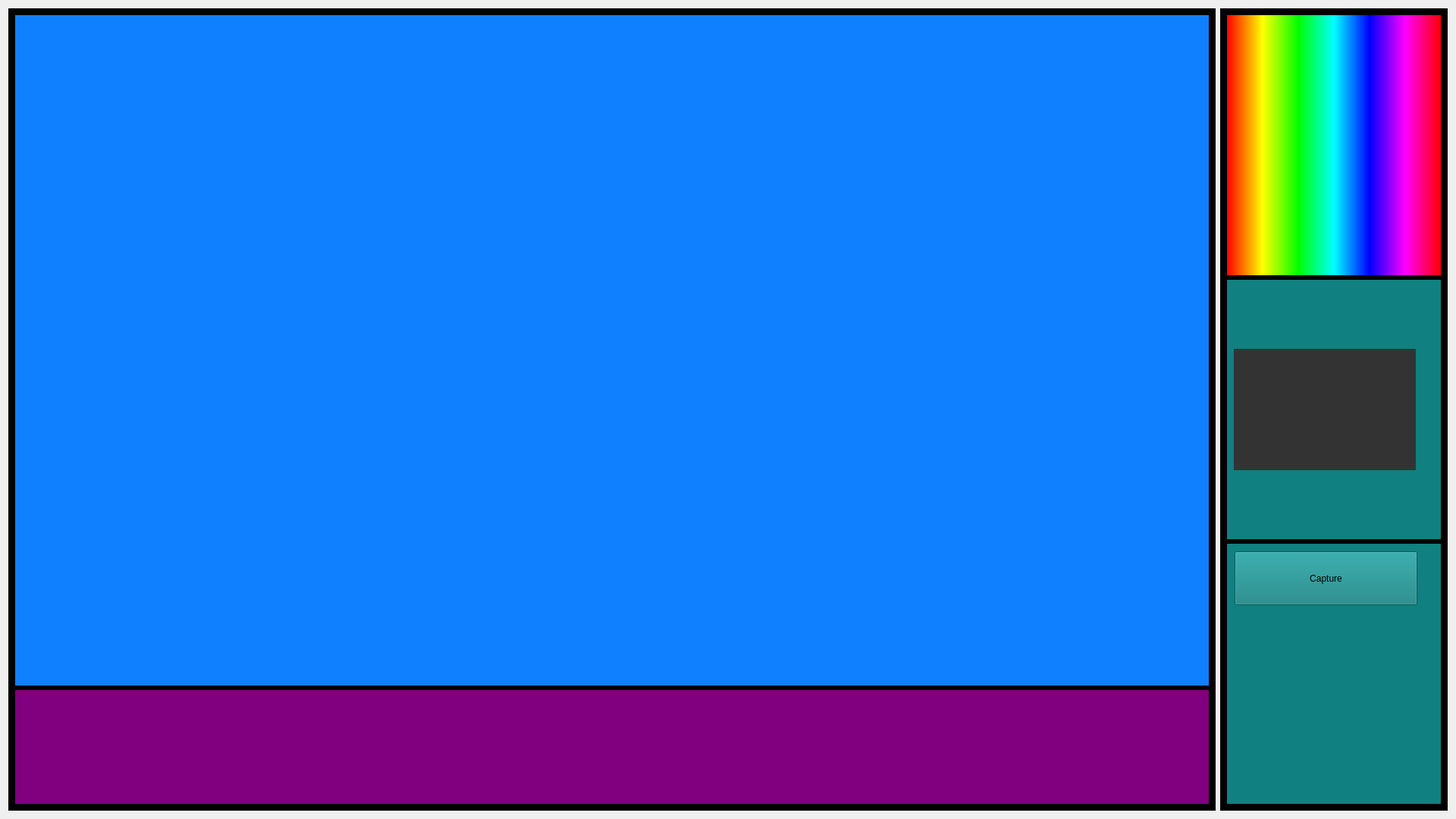
<?xml version="1.0" encoding="UTF-8"?>
<ui version="4.0">
 <class>MainOperationWidget</class>
 <widget class="QWidget" name="MainOperationWidget">
  <property name="geometry">
   <rect>
    <x>0</x>
    <y>0</y>
    <width>1920</width>
    <height>1080</height>
   </rect>
  </property>
  <property name="windowTitle">
   <string>Form</string>
  </property>
  <layout class="QHBoxLayout" name="horizontalLayout">
   <item>
    <widget class="QWidget" name="widget" native="true">
     <property name="styleSheet">
      <string notr="true">background:rgb(0, 0,0)</string>
     </property>
     <layout class="QVBoxLayout" name="verticalLayout">
      <item>
       <widget class="QCameraViewfinder" name="live" native="true">
        <property name="styleSheet">
         <string notr="true">background:rgb(15, 128, 255)</string>
        </property>
       </widget>
      </item>
      <item>
       <widget class="QWidget" name="image_library" native="true">
        <property name="minimumSize">
         <size>
          <width>0</width>
          <height>150</height>
         </size>
        </property>
        <property name="maximumSize">
         <size>
          <width>16777215</width>
          <height>150</height>
         </size>
        </property>
        <property name="styleSheet">
         <string notr="true">background:rgb(128, 0, 128)</string>
        </property>
       </widget>
      </item>
     </layout>
    </widget>
   </item>
   <item>
    <widget class="QWidget" name="widget_2" native="true">
     <property name="minimumSize">
      <size>
       <width>300</width>
       <height>0</height>
      </size>
     </property>
     <property name="maximumSize">
      <size>
       <width>300</width>
       <height>16777215</height>
      </size>
     </property>
     <property name="styleSheet">
      <string notr="true">background:rgb(0, 0,0)</string>
     </property>
     <layout class="QVBoxLayout" name="verticalLayout_2">
      <item>
       <widget class="QWidget" name="patient" native="true">
        <property name="styleSheet">
         <string notr="true">background:qlineargradient(spread:pad, x1:0, y1:0, x2:1, y2:0, stop:0 rgba(255, 0, 0, 255), stop:0.166 rgba(255, 255, 0, 255), stop:0.333 rgba(0, 255, 0, 255), stop:0.5 rgba(0, 255, 255, 255), stop:0.666 rgba(0, 0, 255, 255), stop:0.833 rgba(255, 0, 255, 255), stop:1 rgba(255, 0, 0, 255))</string>
        </property>
       </widget>
      </item>
      <item>
       <widget class="QWidget" name="preview_panel" native="true">
        <property name="styleSheet">
         <string notr="true">background:rgb(16, 128, 128)</string>
        </property>
        <layout class="QVBoxLayout" name="verticalLayout_3">
         <item>
          <widget class="QLabel" name="preview">
           <property name="maximumSize">
            <size>
             <width>240</width>
             <height>160</height>
            </size>
           </property>
           <property name="styleSheet">
            <string notr="true">background:rgb(51, 51, 51)</string>
           </property>
           <property name="text">
            <string/>
           </property>
          </widget>
         </item>
        </layout>
       </widget>
      </item>
      <item>
       <widget class="QWidget" name="video_control" native="true">
        <property name="styleSheet">
         <string notr="true">background:rgb(16, 128, 128)</string>
        </property>
        <widget class="QPushButton" name="capture_btn">
         <property name="geometry">
          <rect>
           <x>10</x>
           <y>10</y>
           <width>241</width>
           <height>71</height>
          </rect>
         </property>
         <property name="text">
          <string>Capture</string>
         </property>
        </widget>
       </widget>
      </item>
     </layout>
    </widget>
   </item>
  </layout>
 </widget>
 <customwidgets>
  <customwidget>
   <class>QCameraViewfinder</class>
   <extends>QWidget</extends>
   <header>qcameraviewfinder.h</header>
   <container>1</container>
  </customwidget>
 </customwidgets>
 <resources/>
 <connections/>
</ui>
